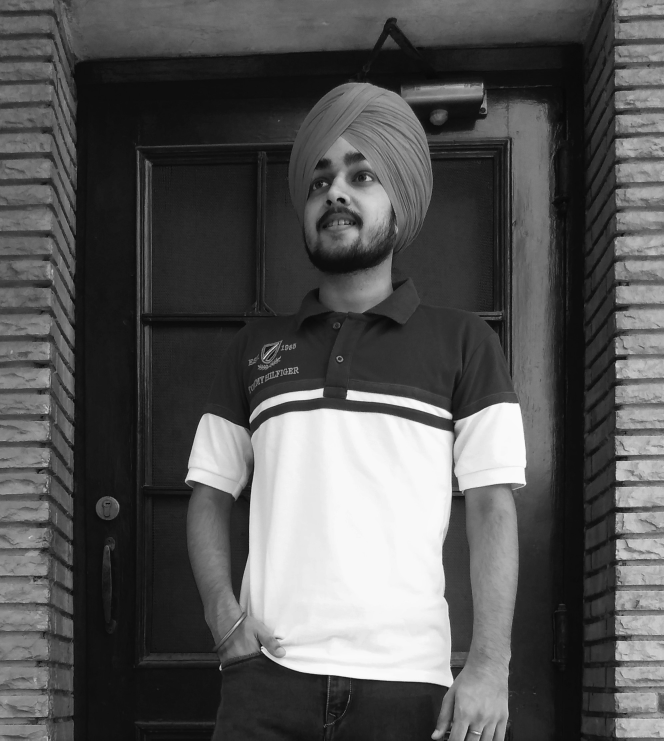
#> input picture image-playground/Pokedex/profil.jpeg, 1992 x 2221 px (shown at 1/3 size)
$ python images.py
#> lines starting #> are read from the running program, lines starting #| are printed output that depends on the picture
from PIL import Image, ImageFilter

img = Image.open('./Pokedex/profil.jpeg')
#> img is the input picture: PIL image 1992x2221 RGB; min 0, max 255, mean 85.5
img.thumbnail((640, 764))
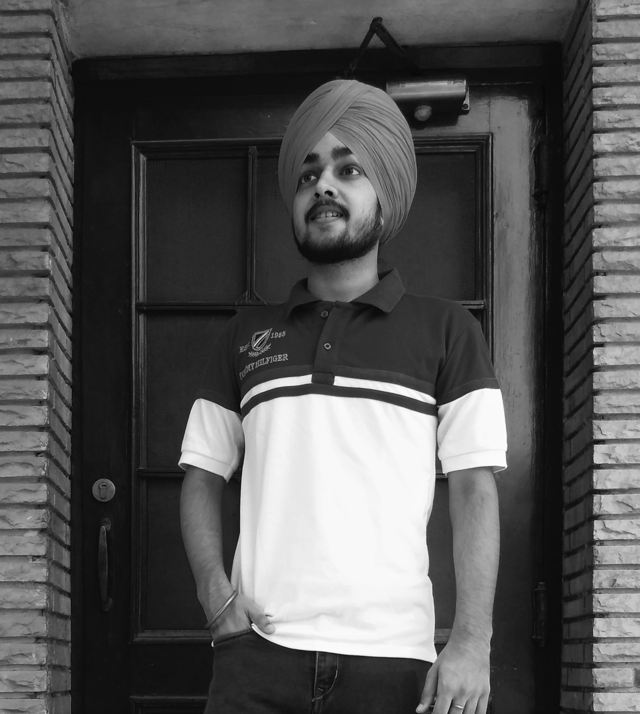
#> img: PIL image 640x714 RGB; min 5, max 255, mean 85.5
img.save('thumbnail.jpg')


print(img.size)
#| (640, 714)
